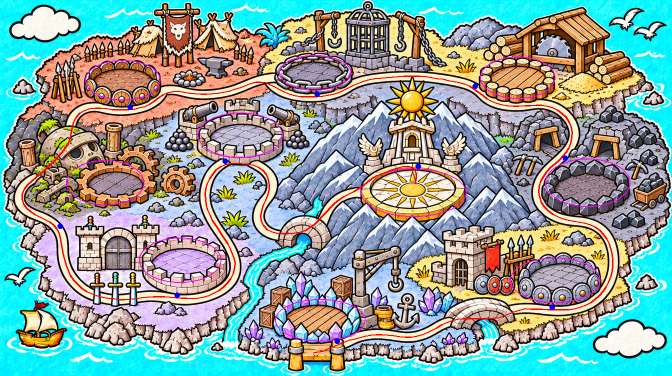
#> input picture ArtGen/Islands/land_kim/m0/_soi_duong.png, 1344 x 752 px (shown at 1/2 size)
$ python -i vat_dong.py   (imports and definitions only)
#> lines starting #> are read from the running program, lines starting #| are printed output that depends on the picture
# Phần động của đảo Kim vùng đất (chép từ land_hoa/m0, 2026-11-19) (GD_Claude/18, góp ý 2026-11-18: "đảo nhiều chi tiết nhưng còn tĩnh, mây, thuyền cũng tĩnh").
# - cat_vat(): cắt mây, hải âu, thuyền khỏi ảnh nền thành hình rời (nền trong suốt), vá chỗ trống bằng mảng biển lấy từ chính ảnh;
#   game cho chúng trôi, lượn, dập dềnh (IslandAnim: drift, glide, boat).
# - anim_items(): danh sách món động khoá land_kim trong island_anim.json (toạ độ ảnh nền gốc 1344 x 752, chưa đắp biển).
# - đảo Kim: khói và lửa ở bếp lửa trại sói (IslandAnim plume, flame); bánh răng cầu và chuông vẽ sẵn trên nền bị mặt cầu / khung gác
#   che một phần nên không phủ hình động lên (phủ thì đè mặt cầu, chuông lắc lộ chuông vẽ sẵn phía sau).
import numpy as np
from PIL import Image, ImageFilter
from scipy import ndimage as ndi

# tên hình, khung (ảnh nền gốc), cách lấy (largest: khối lớn nhất; boat: mọi khối trừ phần đảo ở góc trên phải), kiểu động, tốc / bán kính
VAT = [
    ("land_kim_may_1", (14, 6, 168, 88), "largest", "drift", 0.0035),
    ("land_kim_may_2", (1180, 636, 1338, 724), "largest", "drift", 0.0028),
    ("land_kim_chim_1", (1212, 12, 1292, 64), "largest", "glide", 2.2),
    ("land_kim_chim_2", (1264, 40, 1336, 84), "largest", "glide", 1.8),
    ("land_kim_chim_3", (4, 530, 78, 578), "largest", "glide", 2.6),
    ("land_kim_thuyen", (24, 596, 146, 708), "boat", "boat", 0),
]


def sea_mask(a):
    R, G, B = a[..., 0], a[..., 1], a[..., 2]
    return (B > 195) & (G > 165) & (R < 190) & (B - R > 45)


# [23 lines left out: function _patch_fill, not called in this run]


def cat_vat(img):
    """trả (ảnh nền đã vá, [(tên, hình RGBA phóng 2 lần, tâm (x, y) ảnh gốc, bề ngang ảnh gốc, kiểu, tham số)])"""
    a = np.asarray(img).astype(np.float32)
    sea = sea_mask(a)
    out = a.copy()
    rng = np.random.default_rng(11)
    cuts = []
    for name, (x0, y0, x1, y1), how, kind, par in VAT:
        sub = ~sea[y0:y1, x0:x1]
        sub = ndi.binary_opening(sub, iterations=1)
        lab, n = ndi.label(sub)
        if n == 0:
            continue
        sizes = ndi.sum(sub, lab, range(1, n + 1))
        if how == "largest":
            m = lab == (int(np.argmax(sizes)) + 1)
        else:  # thuyền + vệt sóng; bỏ khối chạm mép phải phía trên (vách đảo)
            m = np.zeros_like(sub)
            for i in range(1, n + 1):
                if sizes[i - 1] < 6:
                    continue
                yy, xx = np.nonzero(lab == i)
                if xx.max() >= (x1 - x0) - 3 and yy.min() < 40:
                    continue
                if xx.mean() > (x1 - x0) * 0.7 and yy.mean() < (y1 - y0) * 0.35:  # vệt bọt bờ ở góc trên phải
                    continue
                if yy.max() < 16:  # mẩu chim hải âu bay sát trên cột buồm (đảo Mộc), chim cắt riêng
                    continue
                m |= lab == i
        m = ndi.binary_fill_holes(m)
        m = ndi.binary_dilation(m, iterations=1)
        full = np.zeros(sea.shape, bool)
        full[y0:y1, x0:x1] = m
        ys, xs = np.nonzero(full)
        bx0, by0, bx1, by1 = xs.min() - 2, ys.min() - 2, xs.max() + 3, ys.max() + 3
        alpha = Image.fromarray((full[by0:by1, bx0:bx1] * 255).astype(np.uint8)).filter(ImageFilter.GaussianBlur(0.6))
        rgba = Image.fromarray(a[by0:by1, bx0:bx1].astype(np.uint8)).convert("RGBA")
        rgba.putalpha(alpha)
        if kind in ("drift", "glide"):
            # mây, chim (2026-11-18, mây sảnh dùng chung): khử viền xanh biển dính mép (điểm ngả xanh trong dần, phần còn lại thành
            # màu mực của nét viền), phóng 4 lần có làm nét cho mây to ở sảnh không nhòe; cỡ hiện trong game theo dữ liệu, không đổi
            q = np.asarray(rgba).astype(np.float32)
            s = np.clip((q[..., 2] - q[..., 0] - 25) / 60, 0, 1)
            ink = np.array([34, 27, 24], np.float32)
            q[..., :3] = q[..., :3] * (1 - s[..., None]) + ink * s[..., None]
            q[..., 3] *= 1 - s
            q[q[..., 3] < 250, :3] = ink  # điểm trong suốt / nửa trong mang màu mực, phóng ảnh không trộn màu biển trở lại mép
            rgba = Image.fromarray(q.clip(0, 255).astype(np.uint8))
            rgba = rgba.resize(((bx1 - bx0) * 4, (by1 - by0) * 4), Image.LANCZOS).filter(
                ImageFilter.UnsharpMask(radius=2, percent=90, threshold=2))
        else:
            rgba = rgba.resize(((bx1 - bx0) * 2, (by1 - by0) * 2), Image.LANCZOS)
        cuts.append((name, rgba, ((bx0 + bx1) / 2, (by0 + by1) / 2), bx1 - bx0, kind, par))
        # vá: chỗ vật (nới 3 px) thay bằng biển, mép làm mềm
        hole = ndi.binary_dilation(full, iterations=3)
        fb = (max(0, bx0 - 30), max(0, by0 - 30), min(a.shape[1], bx1 + 30), min(a.shape[0], by1 + 30))
        fill = _patch_fill(a, sea & ~hole, fb, rng)
        soft = np.asarray(Image.fromarray((hole * 255).astype(np.uint8)).filter(ImageFilter.GaussianBlur(1.5))).astype(np.float32) / 255
        k = soft[fb[1]:fb[3], fb[0]:fb[2], None]
        out[fb[1]:fb[3], fb[0]:fb[2]] = out[fb[1]:fb[3], fb[0]:fb[2]] * (1 - k) + fill * k
    return Image.fromarray(np.clip(out, 0, 255).astype(np.uint8)), cuts


# món động có sẵn trong IslandAnim, toạ độ ảnh nền gốc (đọc trên lưới _luoi_q_*.png), cỡ = bề ngang món (px ảnh gốc)
SMOKE = "#a1958f"  # màu đáy cột khói lò đúc
# phần tử thứ 4 (nếu có): khoá thêm cho món (plume: c màu đáy, n số múi, l đời múi, v chiều gió)
TINH = [
    ("foam", (42, 178), 22), ("foam", (1300, 196), 22), ("foam", (1298, 566), 20), ("foam", (225, 700), 20), ("foam", (1240, 710), 20),
    ("ripple", (608, 478), 22), ("ripple", (530, 676), 24), ("ripple", (960, 645), 20),  # sông, suối
    ("sparkle", (600, 600), 16), ("sparkle", (700, 610), 14), ("sparkle", (860, 600), 16), ("sparkle", (520, 650), 12),  # pha lê bến
    ("sparkle", (820, 200), 18), ("sparkle", (840, 380), 14),  # mặt trời vàng
    ("wave", (210, 728), 46), ("wave", (470, 742), 46), ("wave", (1010, 735), 46), ("wave", (1320, 470), 40),
    ("wave", (22, 300), 40), ("wave", (1322, 300), 40), ("wave", (300, -60), 46), ("wave", (900, -80), 46), ("wave", (1150, -40), 40),
    ("plume", (380, 150), 18, {"c": SMOKE, "v": 1, "n": 6, "l": 3.4}),  # bếp lửa trại sói
]
SONG = []  # đảo Kim không có dòng dung nham
# thêm mây trôi dùng lại hình mây đã cắt (khoảng trời trống phía trên đảo, biển đắp thêm)
MAY_THEM = [("land_kim_may_2", (420, -70), 0.0022), ("land_kim_may_1", (980, -45), 0.0031), ("land_kim_may_1", (1250, 600), 0.0026)]


# vành mây: bề ngang một đám mây (tỉ lệ bề ngang ảnh); giới hạn kéo, zoom (land.pan) tính theo đây
FRAME_S = 0.15

# đèn ban đêm (DayNight): vạc đồng chảy, cửa lò đúc, tháp chuông, buồng canh tháp thép, cửa thành, cửa mỏ (toạ độ ảnh nền gốc, cỡ px)
LIGHTS = [
    ("glow", (380, 150), 50), ("glow", (820, 200), 80), ("glow", (240, 330), 34), ("glow", (1200, 330), 30),
    ("glow", (620, 620), 40), ("glow", (930, 500), 30)]


# [30 lines left out: function anim_items, not called in this run]

>>> import cv2
>>> picture = cv2.imread('_soi_duong.png', cv2.IMREAD_GRAYSCALE)
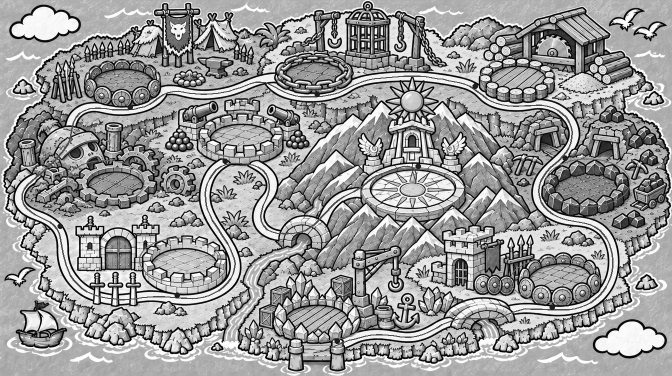
#> picture: shape (752, 1344) (shown at 1/2 size); min 0, max 255, mean 154
>>> result = cat_vat(picture)
#> in sea_mask, `R, G, B = a[..., 0], a[..., 1], a[..., 2]`: R = 752 values, max 245 at index 715, min 161 at index 417, mean 178.5; G = 752 values, max 244 at index 715, min 157 at index 417, mean 179; B = 752 values, max 224 at index 349, min 155 at index 415, mean 179.1
#> after the loop in cat_vat, `for name, (x0, y0, x1, y1), how, kind, par in VAT:`: cuts = []
#> (the run stopped early here; a loop or call above may not have finished)
